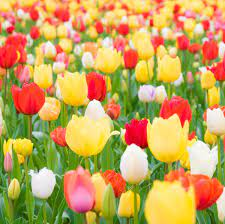
#> input picture 7thSemLab/DIP/images/flower2.jpeg, 225 x 224 px
$ jupyter execute Q3.ipynb
#> lines starting #> are read from the running program, lines starting #| are printed output that depends on the picture
[cell 1]
import cv2
import matplotlib.pyplot as plt

# [6 lines of commented-out code are left out]


image = cv2.imread("./images/flower2.jpeg")
#> image is the input picture: shape (224, 225, 3); mean B, G, R 89, 161.9, 196.9

plt.figure(figsize=(12,8))

plt.subplot(241)
plt.title("Orginal Image")
plt.imshow(cv2.cvtColor(image, cv2.COLOR_BGR2RGB))
plt.axis("off")

plt.subplot(242)
plt.title("Resized Image")
resized_image = cv2.resize(image, (50, 50))
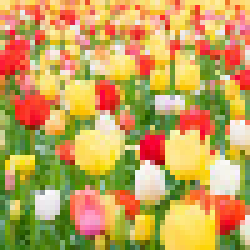
#> resized_image: shape (50, 50, 3) (shown 5 times larger); mean B, G, R 88.3, 161.6, 196.6
plt.imshow(cv2.cvtColor(resized_image, cv2.COLOR_BGR2RGB))
plt.axis("off")


plt.subplot(243)
plt.title("Rotate 90 Clockwise")
rotate_image= cv2.rotate(image, cv2.ROTATE_90_CLOCKWISE)
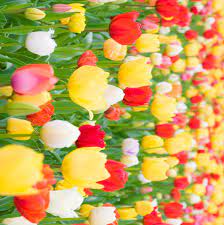
#> rotate_image: shape (225, 224, 3); mean B, G, R 89, 161.9, 196.9
plt.imshow(cv2.cvtColor(rotate_image, cv2.COLOR_BGR2RGB))
plt.axis('off')

plt.subplot(244)
plt.title("Flip Horizontal")
flipped_horizontal = cv2.flip(image, 1)
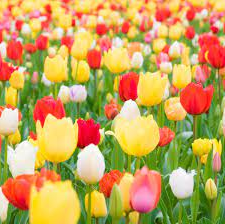
#> flipped_horizontal: shape (224, 225, 3); mean B, G, R 89, 161.9, 196.9
plt.imshow(cv2.cvtColor(flipped_horizontal, cv2.COLOR_BGR2RGB))
plt.axis('off')

plt.subplot(245)
plt.title("Flip Vertical")
flipped_verticaly = cv2.flip(image, 0)
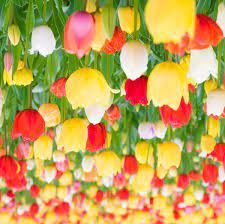
#> flipped_verticaly: shape (224, 225, 3); mean B, G, R 89, 161.9, 196.9
plt.imshow(cv2.cvtColor(flipped_verticaly, cv2.COLOR_BGR2RGB))
plt.axis('off')


plt.subplot(246)
plt.title("Gray Scale")
grayscale_image = cv2.cvtColor(image, cv2.COLOR_BGR2GRAY)
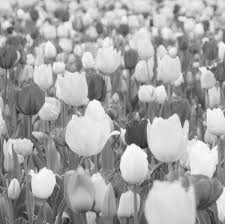
#> grayscale_image: shape (224, 225); min 24, max 255, mean 164
plt.imshow(grayscale_image, cmap='gray')
plt.axis('off')


plt.subplot(247)
plt.title("Gaussian Blur")
blurred_image = cv2.GaussianBlur(image, (15, 15), 0)
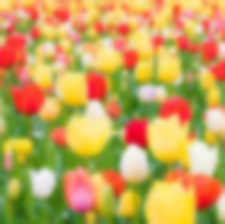
#> blurred_image: shape (224, 225, 3); mean B, G, R 89, 161.9, 196.9
plt.imshow(cv2.cvtColor(blurred_image, cv2.COLOR_BGR2RGB))
plt.axis('off')

plt.tight_layout()
plt.show()
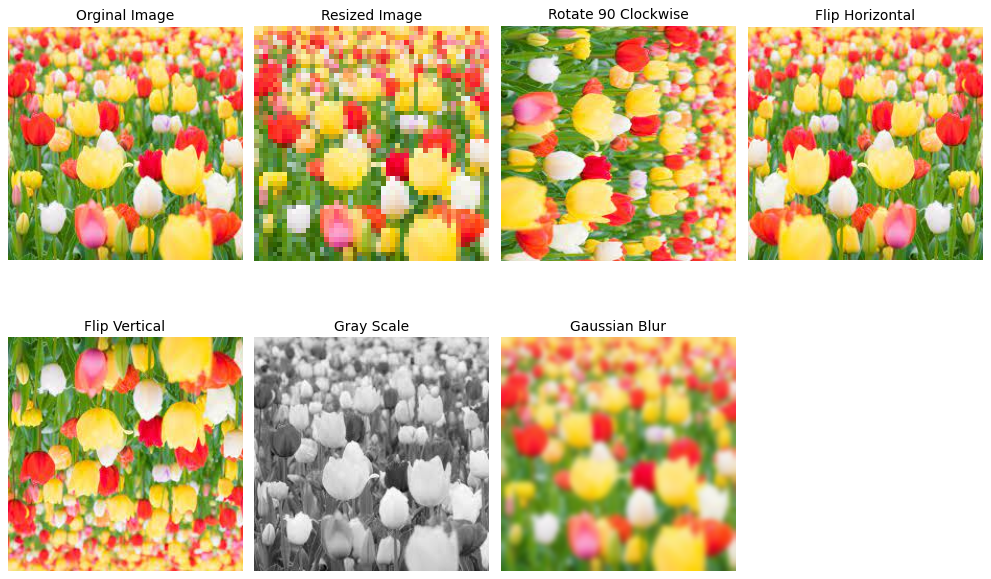
#> figure drawn by matplotlib, 7 panels

$ run again, with 7thSemLab/DIP/images/flower1.jpeg copied over 7thSemLab/DIP/images/flower2.jpeg
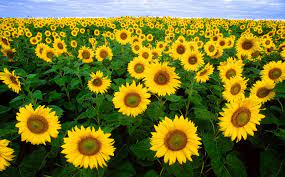
#> input picture 7thSemLab/DIP/images/flower1.jpeg, 285 x 177 px
#> image is the input picture: shape (177, 285, 3); mean B, G, R 38.8, 115.1, 116.1
#> `grayscale_image = cv2.cvtColor(image, cv2.COLOR_BGR2GRAY)`:
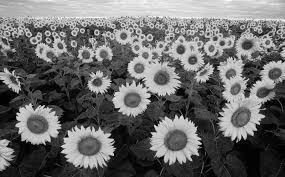
#> grayscale_image: shape (177, 285); min 0, max 254, mean 106.7
#> `blurred_image = cv2.GaussianBlur(image, (15, 15), 0)`:
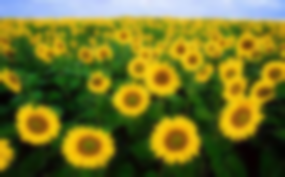
#> blurred_image: shape (177, 285, 3); mean B, G, R 38.8, 115.1, 116.1

$ run again, with 7thSemLab/DIP/images/penguin.jpeg copied over 7thSemLab/DIP/images/flower2.jpeg
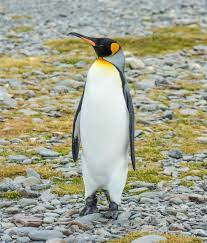
#> input picture 7thSemLab/DIP/images/penguin.jpeg, 207 x 243 px
#> image is the input picture: shape (243, 207, 3); mean B, G, R 141.2, 163.5, 162.1
#> `flipped_verticaly = cv2.flip(image, 0)`:
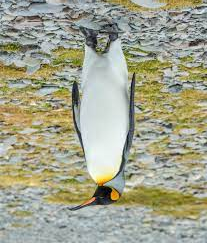
#> flipped_verticaly: shape (243, 207, 3); mean B, G, R 141.2, 163.5, 162.1
#> `blurred_image = cv2.GaussianBlur(image, (15, 15), 0)`:
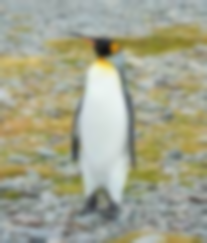
#> blurred_image: shape (243, 207, 3); mean B, G, R 141.2, 163.4, 162.1
